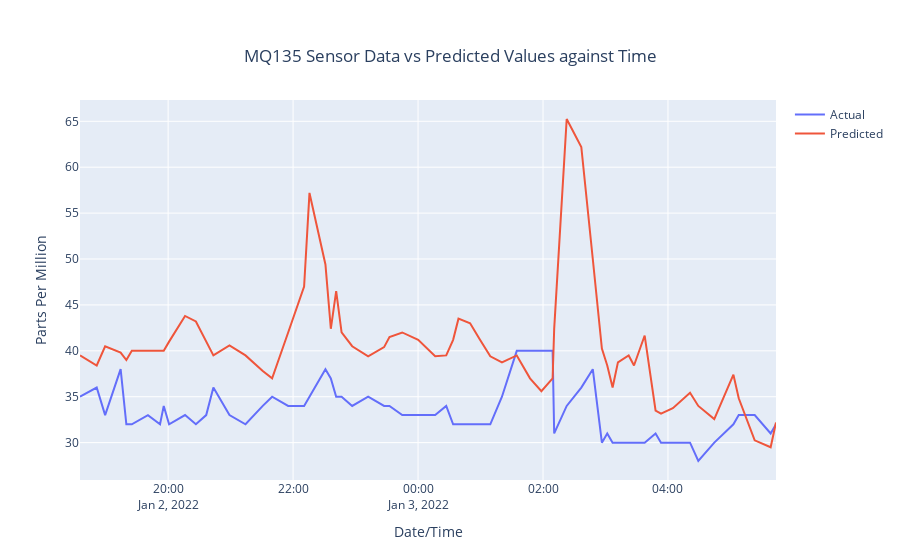

Notebook source saved alongside this figure:
### Code cell
fig = go.Figure()
fig.add_trace(go.Scatter(x=df_mq135_final.index, y=df_mq135_final.mq135,
                    mode='lines',
                    name='Actual'))
fig.add_trace(go.Scatter(x=df_mq135_final.index, y=df_mq135_final.mq135_Predicted,
                    mode='lines',
                    name='Predicted'))
fig.update_xaxes(title_text='Date/Time')
fig.update_yaxes(title_text="Parts Per Million")
fig.update_layout(
    title={
        'text': "MQ135 Sensor Data vs Predicted Values against Time",
        'x': 0.5,
        'xanchor': 'center',
        'yanchor': 'top'
    })
fig.show()
